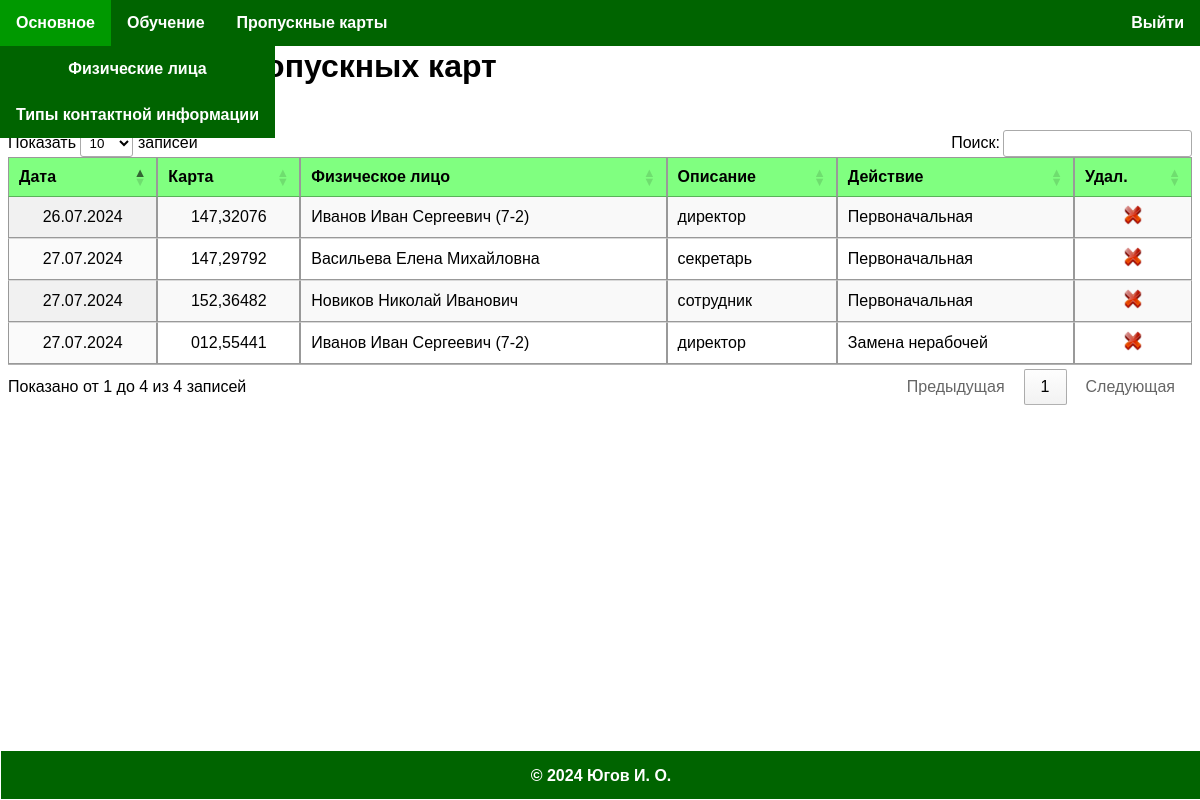
The page /pass_cards/pass_card_issue/list/ (signed in) on the database its author committed.
### pass_cards/models.py (models this page shows, shortened)
class PassCardIssue(models.Model):
    issue_date = models.DateField(_('Дата оформления'), default=now)
    """Дата рождения."""
    card = models.ForeignKey(PassCard, null=True, on_delete=models.RESTRICT, verbose_name='Карта')
    """Карта."""
    individual = models.ForeignKey(Individual, null=True, on_delete=models.PROTECT, verbose_name='Физическое лицо')
    """Физическое лицо."""
    description = models.CharField(_('Описание'), max_length=30, default='')
    """Описание физического лица."""
    action = models.ForeignKey(PassCardAction, null=True, on_delete=models.PROTECT, verbose_name='Действие')
    """Действие."""
    class Meta:
        verbose_name = _('Оформление карты')
        verbose_name_plural = _('Оформление карт')

class PassCard(models.Model):
    pass_id = models.CharField(_('Идентификатор'), validators=[pass_id_validator], max_length=9, unique=True)
    '''Идентификатор.'''
    pass_type = models.ForeignKey(PassCardType, null=True, on_delete=models.RESTRICT, verbose_name='Тип')
    '''Тип.'''
    class Meta:
        verbose_name = _('Пропускная карта')
        verbose_name_plural = _('Пропускные карты')
    def __str__(self):
        return self.pass_id

class PassCardAction(models.Model):
    title = models.CharField(_('Наименование'), max_length=50, unique=True)
    '''Наименование.'''
    class Meta:
        verbose_name = _('Действие с картами')
        verbose_name_plural = _('Действия с картами')
    def __str__(self):
        return self.title

### base/models.py (models this page shows, shortened)
class Individual(models.Model):
    GENDER_CHOICES = [
        ('Ж', 'Женский'),
        ('M', 'Мужской'),
        ('-', 'Не указан'),
    ]
    '''Пол (значения).'''
    last_name = models.CharField(_("Фамилия"), max_length=50)
    '''Фамилия.'''
    first_name = models.CharField(_("Имя"), max_length=50)
    '''Имя.'''
    patronymic = models.CharField(_("Отчество"), max_length=50, blank=True, null=True)
    '''Отчество.'''
    gender = models.CharField(_("Пол"), max_length=1, choices=GENDER_CHOICES, default='-')
    '''Пол.'''
    birth_date = models.DateField(_("Дата рождения"), blank=True, null=True)
    '''Дата рождения.'''
    social_insurance_number = models.CharField(
        _("СНИЛС"),
        max_length=14,
        validators=[social_insurance_number_validator],
        blank=True, null=True, unique=True
    )
    '''СНИЛС.'''
    class Meta:
        verbose_name = _("Физическое лицо")
        verbose_name_plural = _("Физические лица")
    @property
    def title_with_status(self):
        result = f'{self.last_name} {self.first_name}'
        if self.patronymic != '':
            result += f' {self.patronymic}'
        if hasattr(self, 'student'):
            last_class_group_enrollment = self.student.class_group_enrollments.order_by('-enrollment_date').first()
            if last_class_group_enrollment:
                result += f' ({last_class_group_enrollment.class_group})'
        return result.strip()
    def __str__(self):
        return f'{self.title_with_status}'

### classes/models.py (models this page shows, shortened)
class Student(models.Model):
    individual = models.OneToOneField(Individual, on_delete=models.PROTECT, related_name='student', verbose_name='Физическое лицо')
    """Физическое лицо."""
    class Meta:
        verbose_name = _('Обучающийся')
        verbose_name_plural = _('Обучающиеся')

class ClassGroupEnrollment(models.Model):
    student = models.ForeignKey(Student, null=True, on_delete=models.PROTECT, verbose_name='Обучающийся', related_name='class_group_enrollments')
    """Обучающийся."""
    class_group = models.ForeignKey(ClassGroup, null=True, on_delete=models.PROTECT, verbose_name='Класс')
    """Класс (группа обучающихся)."""
    enrollment_date = models.DateField(_('Дата зачисления'), default=now)
    """Дата зачисления."""
    class Meta:
        verbose_name = _("Зачисление обучающегося в класс")
        verbose_name_plural = _("Зачисления обучающихся в классы")

class ClassGroup(models.Model):
    grade = models.IntegerField(_("Параллель"), default=0)
    """Параллель."""
    label = models.CharField(_("Литера"), max_length=1, default='', blank=True, null=True)
    """Литера."""
    class Meta:
        verbose_name = _("Класс")
        verbose_name_plural = _("Классы")
    def __str__(self):
        if self.label in (x for x in '0123456789'):
            return f'{self.grade}-{self.label}'
        else:
            return f'{self.grade}{self.label}'

### pass_cards/views.py (the view)
# urls.py: path('pass_card_issue/list/', views.pass_card_issue_list, name='pass_card_issue_list'),
@login_required(login_url='/login/')
def pass_card_issue_list(request):
    pass_card_issues = PassCardIssue.objects.all()
    return render(request, 'entities/pass_card_issue/list.html', {'username': request.user.username, 'pass_card_issue_list': pass_card_issues})

### templates/entities/pass_card_issue/list.html (shortened to what this page needs)
{% extends 'base.html' %}
{% load static %}
{% block content %}
    <h1>Оформление пропускных карт</h1>
    <div id="resizable-container" data-container-id="pass_card_issue-1">
        <a href="{% url 'pass_card_issue_new' %}"><img class="action-icon" src="{% static 'icons/add.png' %}" alt="Создать"></a>
        <table class="catalog-items display" id="myTable" data-table-id="pass_card_issue-1">
            <thead>
                <tr>
                    <th class="resizable-th">Дата</th>
                    <th class="resizable-th">Карта</th>
                    <th class="resizable-th">Физическое лицо</th>
                    <th class="resizable-th">Описание</th>
                    <th class="resizable-th">Действие</th>
                    <th class="resizable-th">Удал.</th>
                </tr>
            </thead>
            <tbody>
                {% for pass_card_issue in pass_card_issue_list %}
                <tr class="{% cycle 'odd' 'even' %}" onclick="window.location.href='{% url 'pass_card_issue_edit' pass_card_issue.pk %}'">
                    <td class="cell-date">{{ pass_card_issue.issue_date | date:"d.m.Y" }}</td>
                    <td class="cell-label">{{ pass_card_issue.card }}</td>
                    <td class="cell-text">{{ pass_card_issue.individual }}</td>
                    <td class="cell-text">{{ pass_card_issue.description }}</td>
                    <td class="cell-text">{{ pass_card_issue.action }}</td>
                    <td class="cell-button"><a href="{% url 'pass_card_issue_delete' pass_card_issue.pk %}"><img class="action-icon" src="{% static 'icons/delete.png' %}" alt="Удалить"></a></td>
                </tr>
                {% endfor %}
            </tbody>
        </table>
    </div>
{% endblock %}

### templates/static/css/main.css (style rules this page uses)
body { font-family: Arial, sans-serif; }
.catalog-items { border-collapse: collapse; }
.catalog-items th, .catalog-items td { padding: 2px 8px; border: 1px solid #999; }
.catalog-items tbody tr { cursor: pointer; }
.catalog-items th { background-color: #80ff80; font-weight: bold; text-align: center; }
.catalog-items td { text-align: left; }
.catalog-items .cell-text { text-align: left; }
.catalog-items .cell-date, .catalog-items .cell-label, .catalog-items .cell-button { text-align: center; }
.action-icon { height: 20px; width: 20px; }

### rows shown on the page
PassCardIssue: issue_date "26.07.2024", card "147,32076", individual "Иванов Иван Сергеевич (7-2)", description "директор", action "Первоначальная"
PassCardIssue: issue_date "27.07.2024", card "147,29792", individual "Васильева Елена Михайловна", description "секретарь", action "Первоначальная"
PassCardIssue: issue_date "27.07.2024", card "152,36482", individual "Новиков Николай Иванович", description "сотрудник", action "Первоначальная"
PassCardIssue: issue_date "27.07.2024", card "012,55441", individual "Иванов Иван Сергеевич (7-2)", description "директор", action "Замена нерабочей"
